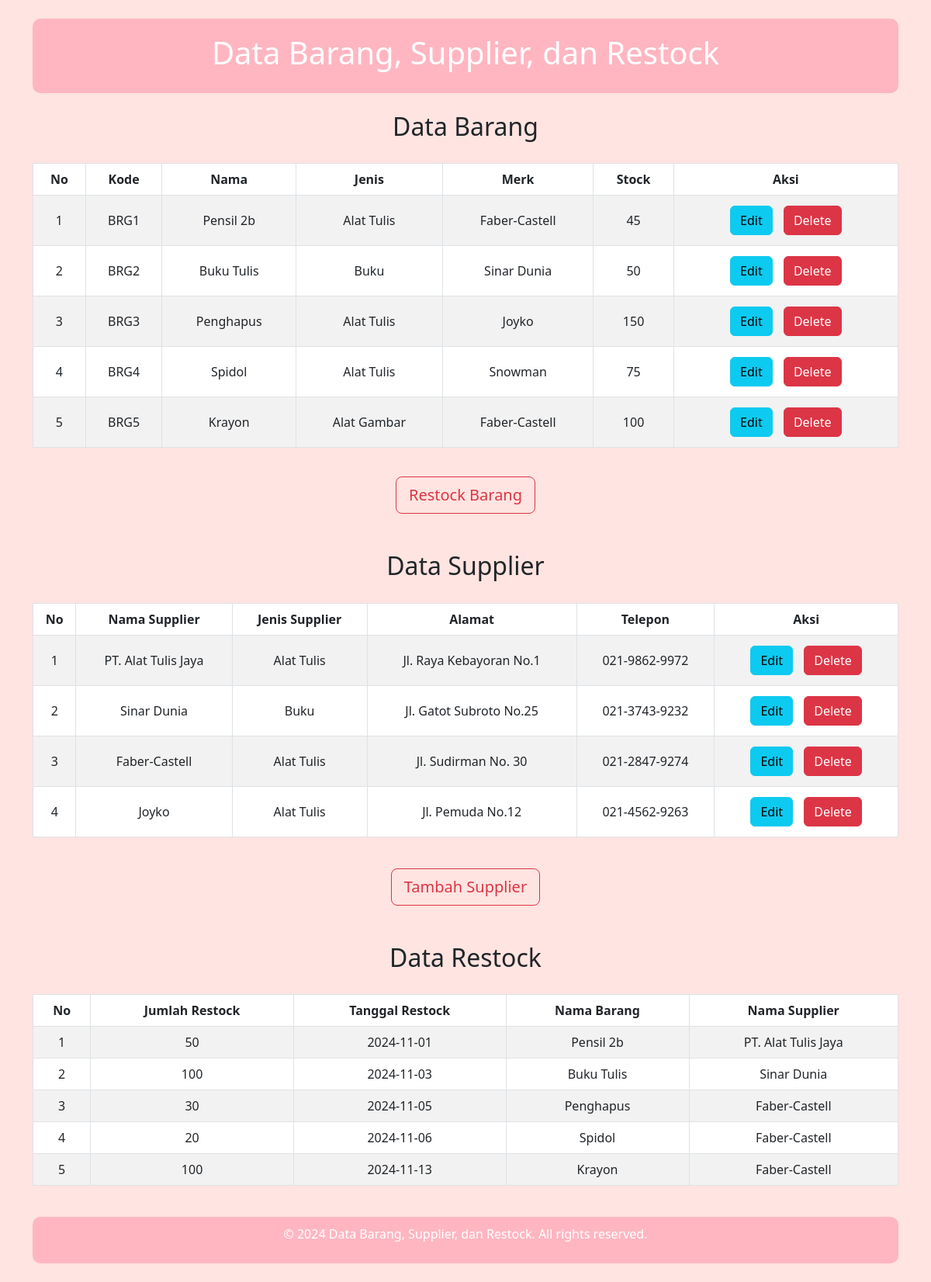
/manager.php, run on the app's committed database.
### tables this page shows
CREATE TABLE IF NOT EXISTS `barang` (
  `id_barang` int NOT NULL AUTO_INCREMENT,
  `kode` varchar(5) NOT NULL,
  `nama` varchar(20) NOT NULL,
  `jenis` varchar(20) NOT NULL,
  `merk` varchar(20) NOT NULL,
  `stock` int NOT NULL,
  PRIMARY KEY (`id_barang`)
);

CREATE TABLE IF NOT EXISTS `supplier` (
  `id_supplier` int NOT NULL AUTO_INCREMENT,
  `nama_supplier` varchar(50) NOT NULL,
  `jenis_supplier` varchar(50) NOT NULL,
  `alamat_supplier` varchar(50) NOT NULL,
  `telepon_supplier` varchar(13) NOT NULL,
  PRIMARY KEY (`id_supplier`)
);

CREATE TABLE IF NOT EXISTS `restock` (
  `id_restock` int NOT NULL AUTO_INCREMENT,
  `jumlah_restock` int NOT NULL,
  `tgl_restock` date NOT NULL,
  `id_barang` int NOT NULL,
  `id_supplier` int NOT NULL,
  PRIMARY KEY (`id_restock`),
  KEY `id_barang` (`id_barang`),
  KEY `id_supplier` (`id_supplier`),
  CONSTRAINT `FK_restock_barang` FOREIGN KEY (`id_barang`) REFERENCES `barang` (`id_barang`) ON DELETE CASCADE ON UPDATE CASCADE,
  CONSTRAINT `FK_restock_supplier` FOREIGN KEY (`id_supplier`) REFERENCES `supplier` (`id_supplier`) ON DELETE CASCADE ON UPDATE CASCADE
);

### manager.php (the view, shortened to what this page needs)
<!DOCTYPE html>
<html lang="id">
<head>
    <link href="https://cdn.jsdelivr.net/npm/bootstrap@5.2.2/dist/css/bootstrap.min.css" rel="stylesheet">
</head>
<body>
    <div class="container">
        <header class="text-center my-4 header">
            <h1 class="text-white">Data Barang, Supplier, dan Restock</h1>
        </header>
        <h2 class="text-center">Data Barang</h2>
        <div class="table-container">
            <table class="table table-striped table-bordered">
                <thead>
                    <tr>
                        <th>No</th>
                        <th>Kode</th>
                        <th>Nama</th>
                        <th>Jenis</th>
                        <th>Merk</th>
                        <th>Stock</th>
                        <th>Aksi</th>
                    </tr>
                </thead>
                <tbody>
                    <?php
                    include 'koneksi.php';
                    $no = 1;
                    $data = mysqli_query($koneksi, "SELECT * FROM barang");
                    while ($d = mysqli_fetch_array($data)) {
                        ?>
                        <tr>
                            <td><?php echo $no++; ?></td>
                            <td><?php echo htmlspecialchars($d['kode']); ?></td>
                            <td><?php echo htmlspecialchars($d['nama']); ?></td>
                            <td><?php echo htmlspecialchars($d['jenis']); ?></td>
                            <td><?php echo htmlspecialchars($d['merk']); ?></td>
                            <td><?php echo htmlspecialchars($d['stock']); ?></td>
                            <td>
                                <a role="button" class="btn btn-info btn-custom" href="ubah.php?id=<?php echo $d['id_barang']; ?>">Edit</a>
                                <a role="button" class="btn btn-danger btn-custom" href="hapus.php?id=<?php echo $d['id_barang']; ?>">Delete</a>
                            </td>
                        </tr>
                        <?php
                    }
                    ?>
                </tbody>
            </table>
        </div>
        <form method="POST" action="tambah.php" class="text-center mt-4">
            <button type="submit" class="btn btn-outline-danger btn-lg">Restock Barang</button>
        </form>
        <h2 class="text-center mt-5">Data Supplier</h2>
        <div class="table-container">
            <table class="table table-striped table-bordered">
                <thead>
                    <tr>
                        <th>No</th>
                        <th>Nama Supplier</th>
                        <th>Jenis Supplier</th>
                        <th>Alamat</th>
                        <th>Telepon</th>
                        <th>Aksi</th>
                    </tr>
                </thead>
                <tbody>
                    <?php
                    $no = 1;
                    $suppliers = mysqli_query($koneksi, "SELECT * FROM supplier");
                    while ($supp = mysqli_fetch_array($suppliers)) {
                        ?>
                        <tr>
                            <td><?php echo $no++; ?></td>
                            <td><?php echo htmlspecialchars($supp['nama_supplier']); ?></td>
                            <td><?php echo htmlspecialchars($supp['jenis_supplier']); ?></td>
                            <td><?php echo htmlspecialchars($supp['alamat_supplier']); ?></td>
                            <td><?php echo htmlspecialchars($supp['telepon_supplier']); ?></td>
                            <td>
                                <a role="button" class="btn btn-info btn-custom" href="ubahsupp.php?id_supplier=<?php echo $supp['id_supplier']; ?>">Edit</a>
                                <a role="button" class="btn btn-danger btn-custom" href="hapussupp.php?id_supplier=<?php echo $supp['id_supplier']; ?>">Delete</a>
                            </td>
                        </tr>
                        <?php
                    }
                    ?>
                </tbody>
            </table>
        </div>
        <form method="POST" action="tambahsupp.php" class="text-center mt-4">
            <button type="submit" class="btn btn-outline-danger btn-lg">Tambah Supplier</button>
        </form>
        <h2 class="text-center mt-5">Data Restock</h2>
        <div class="table-container">
            <table class="table table-striped table-bordered">
                <thead>
                    <tr>
                        <th>No</th>
                        <th>Jumlah Restock</th>
                        <th>Tanggal Restock</th>
                        <th>Nama Barang</th>
                        <th>Nama Supplier</th>
                    </tr>
                </thead>
                <tbody>
                    <?php
                    $no = 1;
                    $query = "SELECT restock.id_restock, restock.jumlah_restock, restock.tgl_restock, barang.nama, supplier.nama_supplier
                              FROM restock
                              JOIN barang ON restock.id_barang = barang.id_barang
                              JOIN supplier ON restock.id_supplier = supplier.id_supplier";
                    $data = mysqli_query($koneksi, $query);
                    while ($d = mysqli_fetch_array($data)) {
                        ?>
                        <tr>
                            <td><?php echo $no++; ?></td>
                            <td><?php echo htmlspecialchars($d['jumlah_restock']); ?></td>
                            <td><?php echo htmlspecialchars($d['tgl_restock']); ?></td>
                            <td><?php echo htmlspecialchars($d['nama']); ?></td>
                            <td><?php echo htmlspecialchars($d['nama_supplier']); ?></td>
                        </tr>
                        <?php
                    }
                    ?>
                </tbody>
            </table>
        </div>
        <footer class="text-center my-4 footer">
            <p class="text-white">&copy; 2024 Data Barang, Supplier, dan Restock. All rights reserved.</p>
        </footer>
    </div>
</body>
</html>

### manager.php (style rules this page uses)
body { background-color: #ffe4e1; }
table { margin: 20px 0; background-color: #ffffff; width: 100%; }
th, td { text-align: center; vertical-align: middle; }
.btn-custom { margin: 5px; }
.header { background-color: #ffb6c1; padding: 20px; border-radius: 10px; }
.footer { margin-top: 20px; padding: 10px; background-color: #ffb6c1; border-radius: 10px; }
.table-container { max-height: 400px; overflow-y: auto; }

### data on the page
barang: kode "BRG1", nama "Pensil 2b", jenis "Alat Tulis", merk "Faber-Castell", stock "45"
barang: kode "BRG2", nama "Buku Tulis", jenis "Buku", merk "Sinar Dunia", stock "50"
barang: kode "BRG3", nama "Penghapus", jenis "Alat Tulis", merk "Joyko", stock "150"
barang: kode "BRG4", nama "Spidol", jenis "Alat Tulis", merk "Snowman", stock "75"
barang: kode "BRG5", nama "Krayon", jenis "Alat Gambar", merk "Faber-Castell", stock "100"
supplier: nama_supplier "PT. Alat Tulis Jaya", jenis_supplier "Alat Tulis", alamat_supplier "Jl. Raya Kebayoran No.1", telepon_supplier "021-9862-9972"
supplier: nama_supplier "Sinar Dunia", jenis_supplier "Buku", alamat_supplier "Jl. Gatot Subroto No.25", telepon_supplier "021-3743-9232"
supplier: nama_supplier "Faber-Castell", jenis_supplier "Alat Tulis", alamat_supplier "Jl. Sudirman No. 30", telepon_supplier "021-2847-9274"
supplier: nama_supplier "Joyko", jenis_supplier "Alat Tulis", alamat_supplier "Jl. Pemuda No.12", telepon_supplier "021-4562-9263"
restock: jumlah_restock "50", tgl_restock "2024-11-01", id_barang.nama "Pensil 2b", id_supplier.nama_supplier "PT. Alat Tulis Jaya"
restock: jumlah_restock "100", tgl_restock "2024-11-03", id_barang.nama "Buku Tulis", id_supplier.nama_supplier "Sinar Dunia"
restock: jumlah_restock "30", tgl_restock "2024-11-05", id_barang.nama "Penghapus", id_supplier.nama_supplier "Faber-Castell"
restock: jumlah_restock "20", tgl_restock "2024-11-06", id_barang.nama "Spidol", id_supplier.nama_supplier "Faber-Castell"
restock: jumlah_restock "100", tgl_restock "2024-11-13", id_barang.nama "Krayon", id_supplier.nama_supplier "Faber-Castell"
